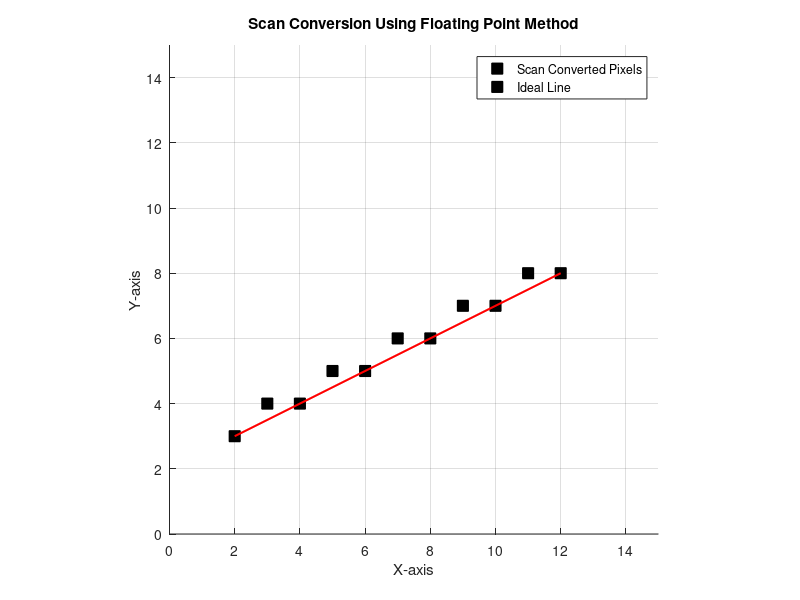

Recreate this plot in MATLAB.
clc;
clear;
close all;


x1 = 2;  y1 = 3
x2 = 12; y2 = 8;
m = (y2 - y1) / (x2 - x1);
c = y1 - m * x1;


figure;
hold on;
grid on;
axis([0 15 0 15]);
axis square;
title('Scan Conversion Using Floating Point Method');
xlabel('X-axis');
ylabel('Y-axis');


for x = x1:x2
    y = m * x + c;          
    plot(x, round(y), 'ks', 'MarkerSize', 8, 'MarkerFaceColor', 'k');
end


plot([x1 x2], [y1 y2], 'r-', 'LineWidth', 1.5);

legend('Scan Converted Pixels', 'Ideal Line');
